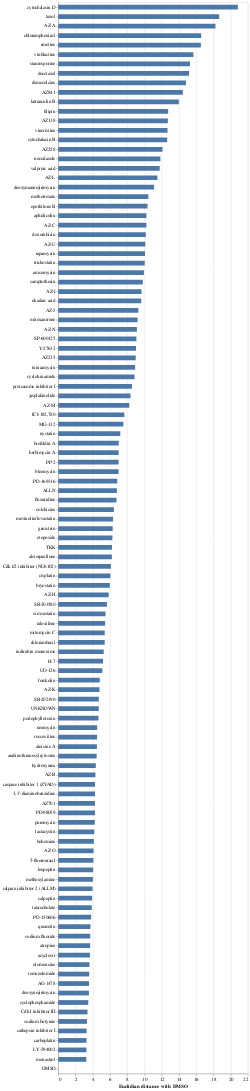

Here is the notebook cell this chart was saved with:
### Code cell
#let's now plot the euclidian distance of each compound with DMSO

# sns.barplot(df_mean.sort_values('euclidian_distance').compound, df_mean.sort_values('euclidian_distance').euclidian_distance)

bar = alt.Chart(df_mean).mark_bar(size = 10).encode(
    x = alt.X('euclidian_distance:Q',
             axis = alt.Axis(
             title = 'Euclidian distance with DMSO'), scale=alt.Scale(padding=0)),
    y = alt.Y('compound:N',
             axis = alt.Axis(title = ''), sort='-x', scale=alt.Scale(padding=0)))

bar

### Figure 1 — Vega-Lite specification as saved in the notebook (floating-point values rounded to 4 significant figures; data arrays with more than 128 entries replaced by an {"elided": "..."} marker saying what was removed)
{"config": {"view": {"continuousWidth": 400, "continuousHeight": 300}}, "data": {"name": "data-3244d37a91764fb9ba25ca336eba1eec"}, "mark": {"type": "bar", "size": 10}, "encoding": {"x": {"type": "quantitative", "axis": {"title": "Euclidian distance with DMSO"}, "field": "euclidian_distance", "scale": {"padding": 0}}, "y": {"type": "nominal", "axis": {"title": ""}, "field": "compound", "scale": {"padding": 0}, "sort": "-x"}}, "$schema": "https://vega.github.io/schema/vega-lite/v4.8.1.json", "datasets": {"data-3244d37a91764fb9ba25ca336eba1eec": [{"compound": "3,3'-diaminobenzidine", "mean_vector": {"elided": "256 float values"}, "euclidian_distance": 4.258}, {"compound": "5-fluorouracil", "mean_vector": {"elided": "256 float values"}, "euclidian_distance": 4.076}, {"compound": "AG-1478", "mean_vector": {"elided": "256 float values"}, "euclidian_distance": 3.566}, {"compound": "ALLN", "mean_vector": {"elided": "256 float values"}, "euclidian_distance": 6.798}, {"compound": "AZ-A", "mean_vector": {"elided": "256 float values"}, "euclidian_distance": 18.24}, {"compound": "AZ-B", "mean_vector": {"elided": "256 float values"}, "euclidian_distance": 4.308}, {"compound": "AZ-C", "mean_vector": {"elided": "256 float values"}, "euclidian_distance": 10.22}, {"compound": "AZ-H", "mean_vector": {"elided": "256 float values"}, "euclidian_distance": 5.847}, {"compound": "AZ-I", "mean_vector": {"elided": "256 float values"}, "euclidian_distance": 9.654}, {"compound": "AZ-J", "mean_vector": {"elided": "256 float values"}, "euclidian_distance": 9.29}, {"compound": "AZ-K", "mean_vector": {"elided": "256 float values"}, "euclidian_distance": 4.778}, {"compound": "AZ-L", "mean_vector": {"elided": "256 float values"}, "euclidian_distance": 11.5}, {"compound": "AZ-M", "mean_vector": {"elided": "256 float values"}, "euclidian_distance": 8.237}, {"compound": "AZ-N", "mean_vector": {"elided": "256 float values"}, "euclidian_distance": 9.122}, {"compound": "AZ-O", "mean_vector": {"elided": "256 float values"}, "euclidian_distance": 4.093}, {"compound": "AZ-U", "mean_vector": {"elided": "256 float values"}, "euclidian_distance": 10.1}, {"compound": "AZ138", "mean_vector": {"elided": "256 float values"}, "euclidian_distance": 12.71}, {"compound": "AZ235", "mean_vector": {"elided": "256 float values"}, "euclidian_distance": 8.987}, {"compound": "AZ258", "mean_vector": {"elided": "256 float values"}, "euclidian_distance": 12.09}, {"compound": "AZ701", "mean_vector": {"elided": "256 float values"}, "euclidian_distance": 4.254}, {"compound": "AZ841", "mean_vector": {"elided": "256 float values"}, "euclidian_distance": 14.45}, {"compound": "Cdk1 inhibitor III", "mean_vector": {"elided": "256 float values"}, "euclidian_distance": 3.389}, {"compound": "Cdk1/2 inhibitor (NU6102)", "mean_vector": {"elided": "256 float values"}, "euclidian_distance": 6.098}, {"compound": "DMSO", "mean_vector": {"elided": "256 float values"}, "euclidian_distance": 0.0}, {"compound": "H-7", "mean_vector": {"elided": "256 float values"}, "euclidian_distance": 5.196}, {"compound": "ICI-182,780", "mean_vector": {"elided": "256 float values"}, "euclidian_distance": 7.668}, {"compound": "LY-294002", "mean_vector": {"elided": "256 float values"}, "euclidian_distance": 3.266}, {"compound": "MG-132", "mean_vector": {"elided": "256 float values"}, "euclidian_distance": 7.546}, {"compound": "PD-150606", "mean_vector": {"elided": "256 float values"}, "euclidian_distance": 3.813}, {"compound": "PD-169316", "mean_vector": {"elided": "256 float values"}, "euclidian_distance": 6.837}, {"compound": "PD-98059", "mean_vector": {"elided": "256 float values"}, "euclidian_distance": 4.253}, {"compound": "PP-2", "mean_vector": {"elided": "256 float values"}, "euclidian_distance": 6.998}, {"compound": "SB-202190", "mean_vector": {"elided": "256 float values"}, "euclidian_distance": 4.701}, {"compound": "SB-203580", "mean_vector": {"elided": "256 float values"}, "euclidian_distance": 5.643}, {"compound": "SP-600125", "mean_vector": {"elided": "256 float values"}, "euclidian_distance": 9.06}, {"compound": "TKK", "mean_vector": {"elided": "256 float values"}, "euclidian_distance": 6.229}, {"compound": "UNKNOWN", "mean_vector": {"elided": "256 float values"}, "euclidian_distance": 4.695}, {"compound": "UO-126", "mean_vector": {"elided": "256 float values"}, "euclidian_distance": 5.108}, {"compound": "Y-27632", "mean_vector": {"elided": "256 float values"}, "euclidian_distance": 9.015}, {"compound": "acyclovir", "mean_vector": {"elided": "256 float values"}, "euclidian_distance": 3.671}, {"compound": "aloisine A", "mean_vector": {"elided": "256 float values"}, "euclidian_distance": 4.486}, {"compound": "alsterpaullone", "mean_vector": {"elided": "256 float values"}, "euclidian_distance": 6.215}, {"compound": "anisomycin", "mean_vector": {"elided": "256 float values"}, "euclidian_distance": 9.937}, {"compound": "aphidicolin", "mean_vector": {"elided": "256 float values"}, "euclidian_distance": 10.23}, {"compound": "arabinofuranosylcytosine", "mean_vector": {"elided": "256 float values"}, "euclidian_distance": 4.452}, {"compound": "atropine", "mean_vector": {"elided": "256 float values"}, "euclidian_distance": 3.698}, {"compound": "bleomycin", "mean_vector": {"elided": "256 float values"}, "euclidian_distance": 6.992}, {"compound": "bohemine", "mean_vector": {"elided": "256 float values"}, "euclidian_distance": 4.123}, {"compound": "brefeldin A", "mean_vector": {"elided": "256 float values"}, "euclidian_distance": 7.018}, {"compound": "bryostatin", "mean_vector": {"elided": "256 float values"}, "euclidian_distance": 5.979}, {"compound": "calpain inhibitor 2 (ALLM)", "mean_vector": {"elided": "256 float values"}, "euclidian_distance": 3.971}, {"compound": "calpeptin", "mean_vector": {"elided": "256 float values"}, "euclidian_distance": 3.926}, {"compound": "camptothecin", "mean_vector": {"elided": "256 float values"}, "euclidian_distance": 9.807}, {"compound": "carboplatin", "mean_vector": {"elided": "256 float values"}, "euclidian_distance": 3.277}, {"compound": "caspase inhibitor 1 (ZVAD)", "mean_vector": {"elided": "256 float values"}, "euclidian_distance": 4.261}, {"compound": "cathepsin inhibitor I", "mean_vector": {"elided": "256 float values"}, "euclidian_distance": 3.284}, {"compound": "chlorambucil", "mean_vector": {"elided": "256 float values"}, "euclidian_distance": 5.384}, {"compound": "chloramphenicol", "mean_vector": {"elided": "256 float values"}, "euclidian_distance": 16.58}, {"compound": "cisplatin", "mean_vector": {"elided": "256 float values"}, "euclidian_distance": 6.037}, {"compound": "colchicine", "mean_vector": {"elided": "256 float values"}, "euclidian_distance": 6.448}, {"compound": "cyclohexamide", "mean_vector": {"elided": "256 float values"}, "euclidian_distance": 8.845}, {"compound": "cyclophosphamide", "mean_vector": {"elided": "256 float values"}, "euclidian_distance": 3.479}, {"compound": "cytochalasin B", "mean_vector": {"elided": "256 float values"}, "euclidian_distance": 12.63}, {"compound": "cytochalasin D", "mean_vector": {"elided": "256 float values"}, "euclidian_distance": 20.83}, {"compound": "demecolcine", "mean_vector": {"elided": "256 float values"}, "euclidian_distance": 14.81}, {"compound": "deoxymannojirimycin", "mean_vector": {"elided": "256 float values"}, "euclidian_distance": 11.12}, {"compound": "deoxynojirimycin", "mean_vector": {"elided": "256 float values"}, "euclidian_distance": 3.554}, {"compound": "docetaxel", "mean_vector": {"elided": "256 float values"}, "euclidian_distance": 15.18}, {"compound": "doxorubicin", "mean_vector": {"elided": "256 float values"}, "euclidian_distance": 10.15}, {"compound": "emetine", "mean_vector": {"elided": "256 float values"}, "euclidian_distance": 16.54}, {"compound": "epothilone B", "mean_vector": {"elided": "256 float values"}, "euclidian_distance": 10.35}, {"compound": "etoposide", "mean_vector": {"elided": "256 float values"}, "euclidian_distance": 6.275}, {"compound": "filipin", "mean_vector": {"elided": "256 float values"}, "euclidian_distance": 12.75}, {"compound": "floxuridine", "mean_vector": {"elided": "256 float values"}, "euclidian_distance": 6.753}, {"compound": "forskolin", "mean_vector": {"elided": "256 float values"}, "euclidian_distance": 4.81}, {"compound": "genistein", "mean_vector": {"elided": "256 float values"}, "euclidian_distance": 6.308}, {"compound": "herbimycin A", "mean_vector": {"elided": "256 float values"}, "euclidian_distance": 7.002}, {"compound": "hydroxyurea", "mean_vector": {"elided": "256 float values"}, "euclidian_distance": 4.355}, {"compound": "indirubin monoxime", "mean_vector": {"elided": "256 float values"}, "euclidian_distance": 5.267}, {"compound": "jasplakinolide", "mean_vector": {"elided": "256 float values"}, "euclidian_distance": 8.382}, {"compound": "lactacystin", "mean_vector": {"elided": "256 float values"}, "euclidian_distance": 4.173}, {"compound": "latrunculin B", "mean_vector": {"elided": "256 float values"}, "euclidian_distance": 13.98}, {"compound": "leupeptin", "mean_vector": {"elided": "256 float values"}, "euclidian_distance": 4.044}, {"compound": "methotrexate", "mean_vector": {"elided": "256 float values"}, "euclidian_distance": 10.45}, {"compound": "methoxylamine", "mean_vector": {"elided": "256 float values"}, "euclidian_distance": 4.016}, {"compound": "mevinolin/lovastatin", "mean_vector": {"elided": "256 float values"}, "euclidian_distance": 6.352}, {"compound": "mitomycin C", "mean_vector": {"elided": "256 float values"}, "euclidian_distance": 5.387}, {"compound": "mitoxantrone", "mean_vector": {"elided": "256 float values"}, "euclidian_distance": 9.196}, {"compound": "monastrol", "mean_vector": {"elided": "256 float values"}, "euclidian_distance": 3.256}, {"compound": "neomycin", "mean_vector": {"elided": "256 float values"}, "euclidian_distance": 4.508}, {"compound": "nocodazole", "mean_vector": {"elided": "256 float values"}, "euclidian_distance": 11.85}, {"compound": "nystatin", "mean_vector": {"elided": "256 float values"}, "euclidian_distance": 7.195}, {"compound": "okadaic acid", "mean_vector": {"elided": "256 float values"}, "euclidian_distance": 9.621}, {"compound": "olomoucine", "mean_vector": {"elided": "256 float values"}, "euclidian_distance": 3.614}, {"compound": "podophyllotoxin", "mean_vector": {"elided": "256 float values"}, "euclidian_distance": 4.658}, {"compound": "proteasome inhibitor I", "mean_vector": {"elided": "256 float values"}, "euclidian_distance": 8.542}, {"compound": "puromycin", "mean_vector": {"elided": "256 float values"}, "euclidian_distance": 4.232}, {"compound": "quercetin", "mean_vector": {"elided": "256 float values"}, "euclidian_distance": 3.733}, {"compound": "raloxifene", "mean_vector": {"elided": "256 float values"}, "euclidian_distance": 5.432}, {"compound": "rapamycin", "mean_vector": {"elided": "256 float values"}, "euclidian_distance": 10.06}, {"compound": "roscovitine", "mean_vector": {"elided": "256 float values"}, "euclidian_distance": 4.501}, {"compound": "simvastatin", "mean_vector": {"elided": "256 float values"}, "euclidian_distance": 5.476}, {"compound": "sodium butyrate", "mean_vector": {"elided": "256 float values"}, "euclidian_distance": 3.326}, {"compound": "sodium fluoride", "mean_vector": {"elided": "256 float values"}, "euclidian_distance": 3.707}, {"compound": "staurosporine", "mean_vector": {"elided": "256 float values"}, "euclidian_distance": 15.28}, {"compound": "taurocholate", "mean_vector": {"elided": "256 float values"}, "euclidian_distance": 3.879}, {"compound": "taxol", "mean_vector": {"elided": "256 float values"}, "euclidian_distance": 18.67}, {"compound": "temozolomide", "mean_vector": {"elided": "256 float values"}, "euclidian_distance": 3.588}, {"compound": "trichostatin", "mean_vector": {"elided": "256 float values"}, "euclidian_distance": 10.03}, {"compound": "tunicamycin", "mean_vector": {"elided": "256 float values"}, "euclidian_distance": 8.911}, {"compound": "valproic acid", "mean_vector": {"elided": "256 float values"}, "euclidian_distance": 11.76}, {"compound": "vinblastine", "mean_vector": {"elided": "256 float values"}, "euclidian_distance": 15.68}, {"compound": "vincristine", "mean_vector": {"elided": "256 float values"}, "euclidian_distance": 12.67}]}}
